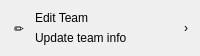
           <widget class="QFrame" name="cardEdit">
            <property name="minimumSize">
             <size>
              <width>0</width>
              <height>56</height>
             </size>
            </property>
            <property name="maximumSize">
             <size>
              <width>16777215</width>
              <height>56</height>
             </size>
            </property>
            <property name="cursor">
             <cursorShape>PointingHandCursor</cursorShape>
            </property>
            <property name="frameShape">
             <enum>QFrame::Shape::NoFrame</enum>
            </property>
            <layout class="QHBoxLayout" name="cardEditLayout">
             <property name="spacing">
              <number>10</number>
             </property>
             <property name="leftMargin">
              <number>14</number>
             </property>
             <property name="topMargin">
              <number>8</number>
             </property>
             <property name="rightMargin">
              <number>12</number>
             </property>
             <property name="bottomMargin">
              <number>8</number>
             </property>
             <item>
              <widget class="QLabel" name="cardEditIcon">
               <property name="text">
                <string>✏️</string>
               </property>
              </widget>
             </item>
             <item>
              <layout class="QVBoxLayout" name="cardEditTextLayout">
               <property name="spacing">
                <number>0</number>
               </property>
               <property name="leftMargin">
                <number>0</number>
               </property>
               <property name="topMargin">
                <number>0</number>
               </property>
               <property name="rightMargin">
                <number>0</number>
               </property>
               <property name="bottomMargin">
                <number>0</number>
               </property>
               <item>
                <widget class="QLabel" name="cardEditTitle">
                 <property name="text">
                  <string>Edit Team</string>
                 </property>
                </widget>
               </item>
               <item>
                <widget class="QLabel" name="cardEditSub">
                 <property name="text">
                  <string>Update team info</string>
                 </property>
                </widget>
               </item>
              </layout>
             </item>
             <item>
              <spacer name="spacer9">
               <property name="orientation">
                <enum>Qt::Orientation::Horizontal</enum>
               </property>
               <property name="sizeHint" stdset="0">
                <size>
                 <width>20</width>
                 <height>20</height>
                </size>
               </property>
              </spacer>
             </item>
             <item>
              <widget class="QLabel" name="cardEditChevron">
               <property name="text">
                <string>›</string>
               </property>
              </widget>
             </item>
            </layout>
           </widget>
